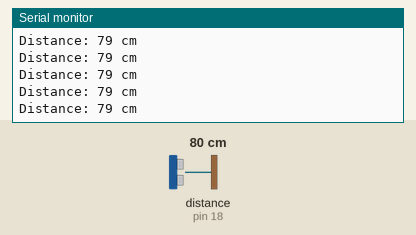
A sketch run on a simulated Arduino Uno, built with avr-gcc and run on an emulated ATmega328P. Shown: the last lines printed to the serial monitor. Wiring (inferred from the names in the program): ultrasonic range finder: trigger pin 5; echo pin 18. The test bench sets the inputs (shaded band); at power-on: distance to the obstacle (sensor on pin 18) 80 cm. The echo pulse lasts 58.3 µs per cm.

Above: at 1.2 s.
1.3 s: distance to the obstacle (sensor on pin 18) set to 2 cm
At 1.59 s:
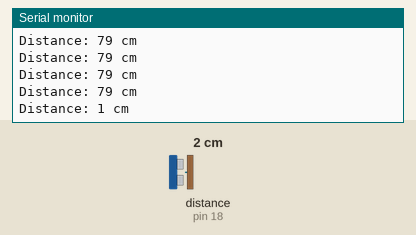
2.8 s: distance to the obstacle (sensor on pin 18) set to 4 cm
At 2.8 s:
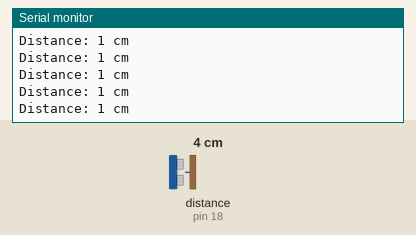
Timing chart, 0 to 5.8 s (numbered marks = the images above; inputs shaded):
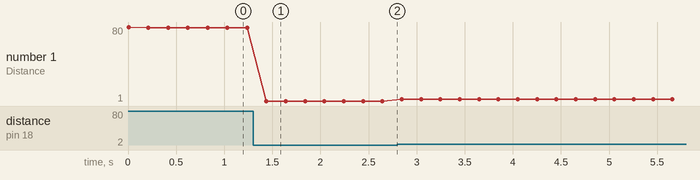

The sketch:

Ultrasonic_Distance.ino
```cpp
#define TRIG_PIN 5
#define ECHO_PIN 18

void setup() {
  Serial.begin(115200);
  pinMode(TRIG_PIN, OUTPUT);
  pinMode(ECHO_PIN, INPUT);
}

long getDistance() {
  digitalWrite(TRIG_PIN, LOW);
  delayMicroseconds(2);
  digitalWrite(TRIG_PIN, HIGH);
  delayMicroseconds(10);
  digitalWrite(TRIG_PIN, LOW);

  long duration = pulseIn(ECHO_PIN, HIGH);

  long distance = duration * 0.0343 / 2;

  return distance;
}

void loop() {
  long distance = getDistance();
  Serial.print("Distance: ");
  Serial.print(distance);
  Serial.println(" cm");

  delay(200);
}
```

Measured:
- after the input at 1.3 s, the serial monitor: prints a new line after 0.14 s (image 1)
- plotted number 1: 79 → 1 after the input at 1.3 s, 1 → 3 after the input at 2.8 s
